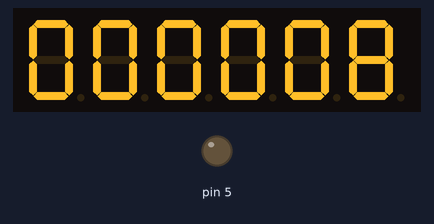
Recording of a sketch running on a simulated Arduino Uno, built with avr-gcc and run on an emulated ATmega328P. Shown: 6-digit seven-segment display, output pins drawn as LEDs (lit = HIGH). Wiring (inferred from the names in the program): 6-digit 7-segment display, segments lit when HIGH: segments pin 12, pin 8, pin 4, pin 6, pin 7, pin 11, pin 3; digit selects pin 13, pin 10, pin 9, pin 2, pin 15, pin 14. The segment pins are drawn as the display they are named for; pins used as bus, display or sensor lines are not drawn.

Above: at 0.22 s.
At 2.25 s:
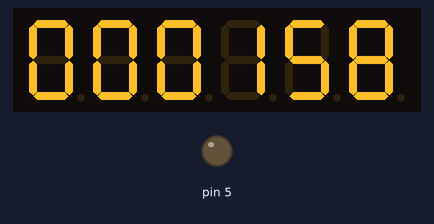
At 9.41 s:
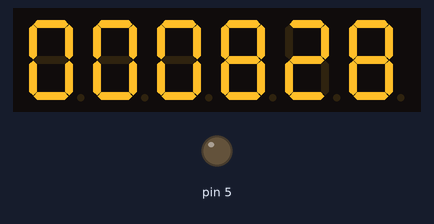
At 19.0 s:
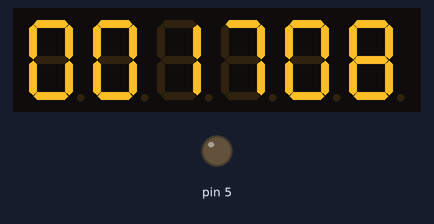
At 27.84 s:
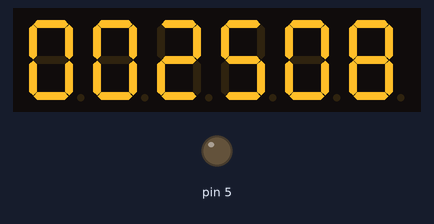
At 38.87 s:
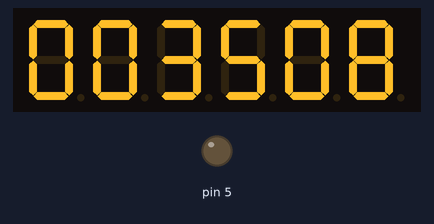

The sketch:

Reloj.ino
```cpp
//7 Segmentos de display
int a = 12;
int b = 8;
int c = 4;
int d = 6;
int e = 7;
int f = 11;
int g = 3;

// digitoos de Display

int dg1 = 14;
int dg2 = 15;
int dg3 = 2;
int dg4 = 9;
int dg5 = 10;
int dg6 = 13;

//Punto
int dp=5;

//Velocidad
int vel=3;


//Unidades,decenas, centenas y millares
int mil2,cien2,mil,cien,dec,uni;

byte segmentos[7] = { a,b,c,d,e,f,g };
byte orden_digitos[6] = { dg1,dg2,dg3,dg4,dg5,dg6 };
byte digitos[6][6] = {
                      { 0,0,0,0,0,1 },
                      { 0,0,0,0,1,0 },
                      { 0,0,0,1,0,0 },
                      { 0,0,1,0,0,0 },
                      { 0,1,0,0,0,0 },
                      { 1,0,0,0,0,0 }
                    };
byte siete_segmentos_digitos[10][7] = { { 1,1,1,1,1,1,0 },  // = 0
                                 { 0,1,1,0,0,0,0 },  // = 1
                                 { 1,1,0,1,1,0,1 },  // = 2
                                 { 1,1,1,1,0,0,1 },  // = 3
                                 { 0,1,1,0,0,1,1 },  // = 4
                                 { 1,0,1,1,0,1,1 },  // = 5
                                 { 1,0,1,1,1,1,1 },  // = 6
                                 { 1,1,1,0,0,0,0 },  // = 7
                                 { 1,1,1,1,1,1,1 },  // = 8
                                 { 1,1,1,0,0,1,1 }   // = 9
                               };
void EscribeDigito(byte digito, byte numero) {
  int secuencia = 0;
  //Activa número
  ActivarDigito(digito);
  //digitalWrite(dp,1);//este son los puntos entre el timpo
  //Escribe Numero
  for (byte i = 0; i < 7; i++){
    digitalWrite(segmentos[secuencia], siete_segmentos_digitos[numero][i]);
    ++secuencia;
  }
}

void ActivarDigito(int x){
  digitalWrite(dg1, HIGH);
  digitalWrite(dg2, HIGH);
  digitalWrite(dg3, HIGH);
  digitalWrite(dg4, HIGH);
  digitalWrite(dg5, HIGH);
  digitalWrite(dg6, HIGH);
  switch(x){
    case 1:
      digitalWrite(dg1, LOW);
      break;
    case 2:
      digitalWrite(dg2, LOW);
      break;
    case 3:
      digitalWrite(dg3, LOW);
      break;
    case 4:
      digitalWrite(dg4, LOW);
      break;
    case 5:
      digitalWrite(dg5, LOW);
      break;
    default:
      digitalWrite(dg6, LOW);
      break;
  }
}

void setup(){
  int i;
  //Inicializar Pines
  for(i=2; i <= 15;i++)
     pinMode(i,OUTPUT);
}

 void loop(){
    start();
}

//funcion 0 a 9999
void start(){
for(mil2=0;mil2<=9;mil2++){
 for(cien2=0;cien2<=9;cien2++){
    for(mil=0;mil<=5;mil++){
      for(cien=0;cien<=9;cien++){
          for(dec=0;dec<=5;dec++){
               for(uni=0;uni<=9;uni++){
                   EscribeDigito(1, uni);
                   delay(vel);
                   EscribeDigito(2, dec);
                   delay(vel);
                   EscribeDigito(3, cien);
                   delay(vel);
                   EscribeDigito(4, mil);
                   delay(vel);
                   EscribeDigito(5, cien2);
                   delay(vel);
                   EscribeDigito(6, mil2);
                   delay(vel);
               }
          }
      }
  }
}}
}
```
